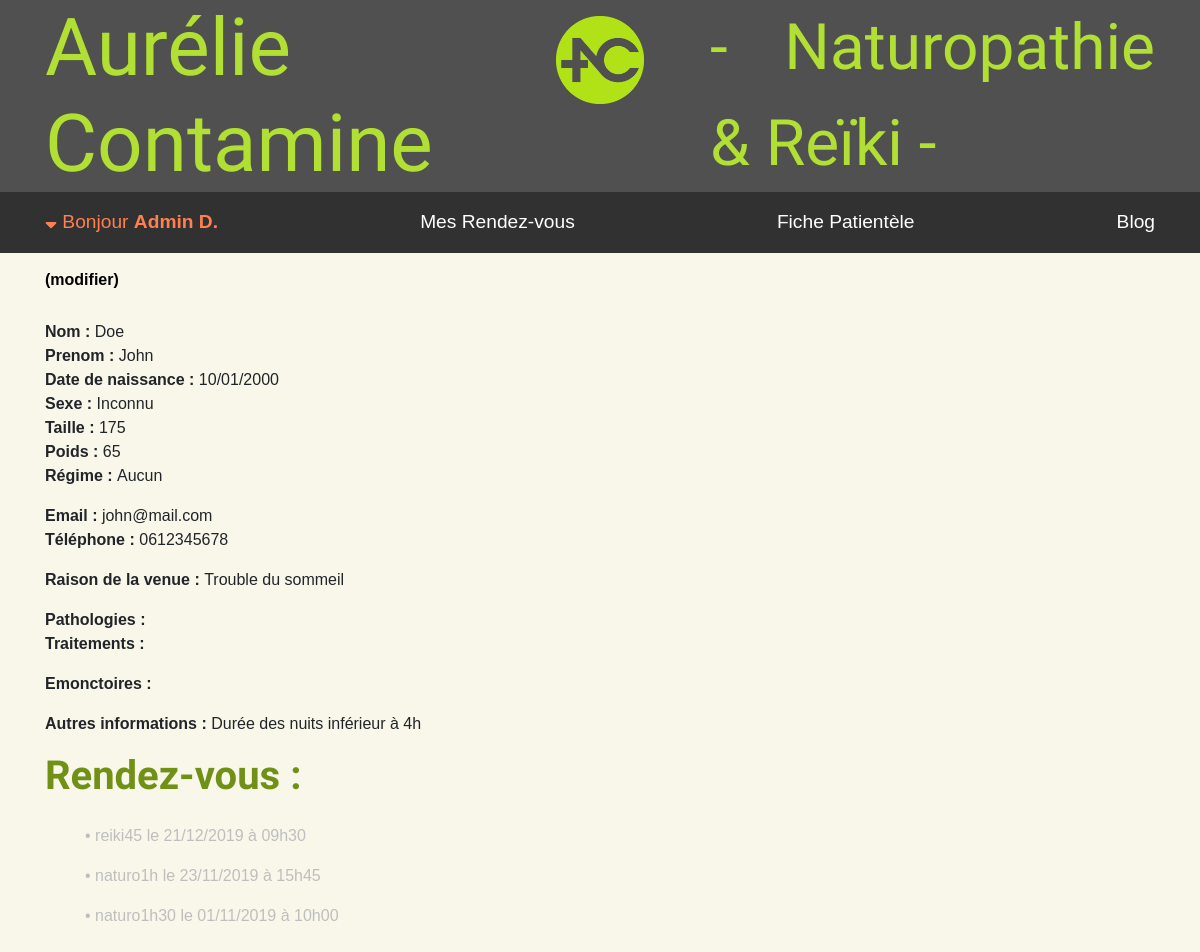
Page /php/ficheUser.php?id=33 (signed in) on the earlier database version.
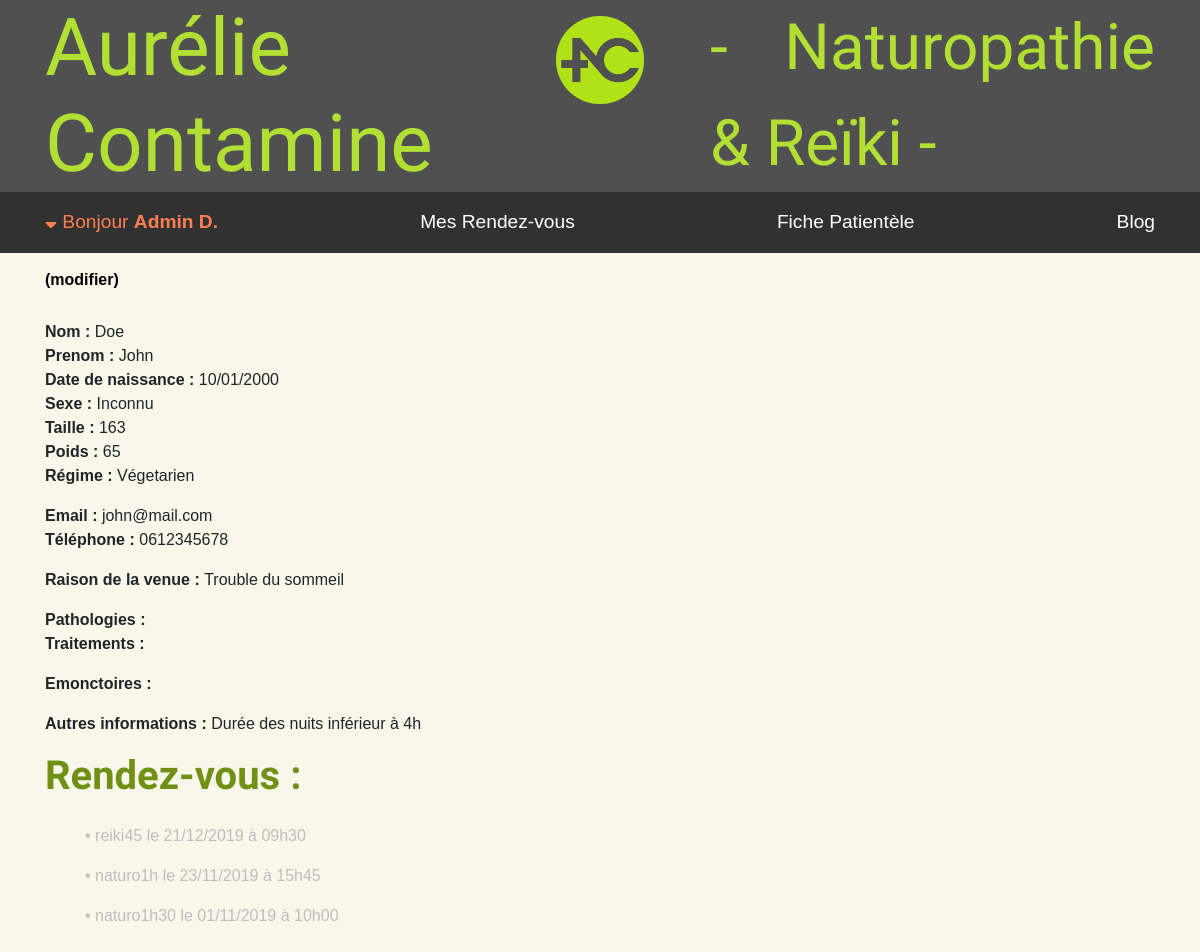
Same page on the later database version.
### tables this page shows
CREATE TABLE `User` (
  `user_id` int(11) NOT NULL,
  `email` varchar(50) DEFAULT NULL,
  `password` varchar(100) DEFAULT NULL,
  `firstName` varchar(50) NOT NULL,
  `lastName` varchar(50) NOT NULL,
  `birthday` date DEFAULT NULL,
  `sex` varchar(20) DEFAULT NULL,
  `height` int(3) DEFAULT NULL,
  `weight` int(3) DEFAULT NULL,
  `diet` varchar(50) DEFAULT NULL,
  `phone` varchar(10) DEFAULT NULL,
  `reason` varchar(255) DEFAULT NULL,
  `pathology` text,
  `treatment` text,
  `emunctory` text,
  `other` text
);

### php/ficheUser.php (called while the page is built, shortened)
<?php
include 'classes/bdd.class.php';
include 'classes/rendezVous.class.php';
if (isset($_GET['id'])) {
    $idUser = ($_GET['id']);
    $bdd = new BDD();
    $requete = " SELECT *, DATE_FORMAT(birthday, '%d/%m/%Y') as dateEu FROM User WHERE user_id = ?";
    $userInfo = $bdd->selectOne($requete,[$idUser]);
    $rdvListe = new RendezVous();
    $mesRdv = $rdvListe -> listAll($idUser);
}
include 'vue/ficheUser.phtml';

### php/classes/bdd.class.php (called while the page is built, shortened)
<?php
class BDD {
    private $bdd;
    public function __construct (){
        $this->bdd = new PDO (
            'mysql:host=localhost;
            dbname=SiteNaturo;
            charset=utf8',
            'root',
            'root',
            [
                PDO::ATTR_ERRMODE => PDO::ERRMODE_EXCEPTION,
                PDO::ATTR_DEFAULT_FETCH_MODE => PDO::FETCH_ASSOC
            ]
            );
    }
    public function selectOne(string $sql, array $param = []){
        $requete = $this->bdd->prepare($sql);
        $requete->execute($param);
        return $requete->fetch();
    }
    public function selectAll(string $sql, array $param = []){
        $requete = $this->bdd->prepare($sql);
        $requete->execute($param);
        return $requete->fetchAll();
    }
}

### php/classes/rendezVous.class.php (called while the page is built, shortened)
<?php
class RendezVous {
    public function listAll($idUser){
        $requete = "SELECT *, DATE_FORMAT(date, '%d/%m/%Y') as dateEu, DATE_FORMAT(start_hour, '%Hh%i') as hourEu, NOW() as thisDay FROM RendezVous WHERE user_id = ? ORDER BY date DESC LIMIT 10 ";
        return $this->$bdd->selectAll($requete, [$idUser]);
    }
}

### php/vue/ficheUser.phtml (the view, shortened to what this page needs)
<?php include "templates/head.phtml" ?>
    <body>
    <?php include "templates/headerAdmin.phtml" ?>
        <div class="rouleau">
            <section class="container">
                <div class="row">
                    <div class="col-md-6">
                    <h3>Fiche de renseignement<br><a href="editUser.php?id=<?=$userInfo['user_id'];?>" style="font-family: Arial; font-size: 1rem; color: black;">(modifier)</a></h3>
                        <p> <strong>Nom : </strong><?= htmlspecialchars($userInfo['lastName']); ?><br>
                            <strong>Prenom : </strong><?= htmlspecialchars($userInfo['firstName']); ?><br>
                            <strong>Date de naissance : </strong><?= $userInfo['dateEu']; ?><br>
                            <strong>Sexe : </strong><?= htmlspecialchars($userInfo['sex']); ?><br>
                            <strong>Taille : </strong><?= htmlspecialchars($userInfo['height']); ?><br>
                            <strong>Poids : </strong><?= htmlspecialchars($userInfo['weight']); ?><br>
                            <strong>Régime : </strong><?= htmlspecialchars($userInfo['diet']); ?></p>
                        <p> <strong>Email : </strong><?= htmlspecialchars($userInfo['email']); ?><br>
                            <strong>Téléphone : </strong><?= htmlspecialchars($userInfo['phone']); ?></p>
                        <p> <strong>Raison de la venue : </strong><?= htmlspecialchars($userInfo['reason']); ?></p>
                        <p> <strong>Pathologies : </strong><?= htmlspecialchars($userInfo['pathology']); ?><br>
                            <strong>Traitements : </strong><?= htmlspecialchars($userInfo['treatment']); ?></p>
                        <p> <strong>Emonctoires : </strong><?= htmlspecialchars($userInfo['emunctory']); ?></p>
                        <p> <strong>Autres informations : </strong><?= htmlspecialchars($userInfo['other']); ?></p>
                        <h3>Rendez-vous :</h3>
                            <li>
                                <?php foreach($mesRdv as $rendezVous): ?>
                                    <?php if ($rendezVous['date'] < $rendezVous['thisDay']):?>
                                        <ul class='past'> <a href="" class="rdv-fichePatient" id=<?= $rendezVous['rdv_id']?>> &#x2022 <?= $rendezVous['name']?> le <?=$rendezVous['dateEu']?> à <?=$rendezVous['hourEu'] ?><div class="inactif"><?= htmlspecialchars($rendezVous['content'])?></div></a></ul>
                                    <?php else: ?>
                                        <ul> <a href="" class="rdv-fichePatient" id=<?= $rendezVous['rdv_id']?>> &#x2022 <?= $rendezVous['name']?> le <?=$rendezVous['dateEu']?> à <?=$rendezVous['hourEu'] ?><div class="inactif"><?=htmlspecialchars($rendezVous['content'])?></div></a></ul>
                                    <?php endif; ?>
                                <?php endforeach; ?>
                            </li>
                    </div>
                    <div class="col-md-6">
                    </div>
                </div>
            </section>
        </div>
    </body>
</html>

Differences in the rows shown:
changed user "Doe": height "175" → "163"; diet "Aucun" → "Végetarien"
